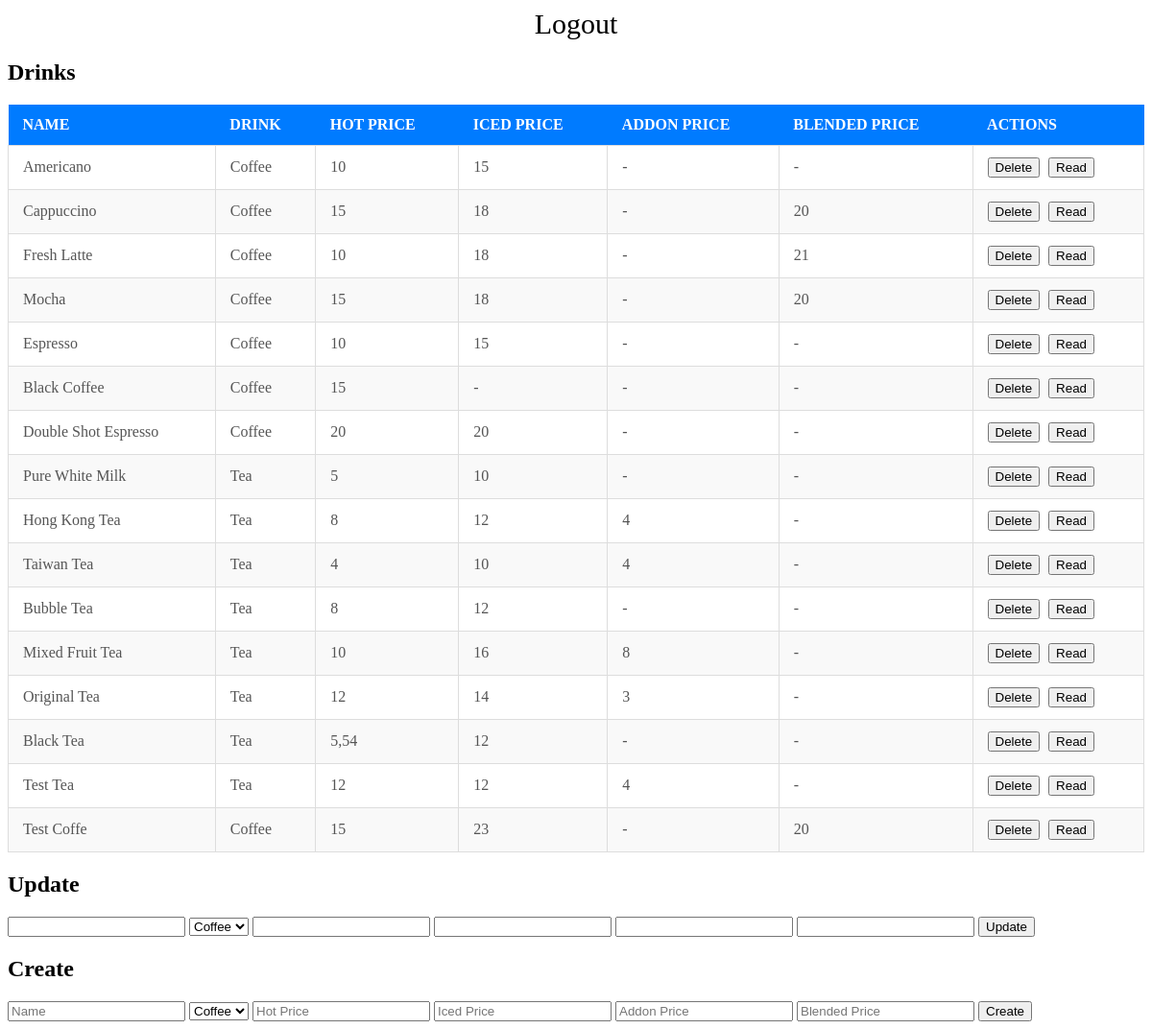
Page /CRUD.php on the earlier database version.
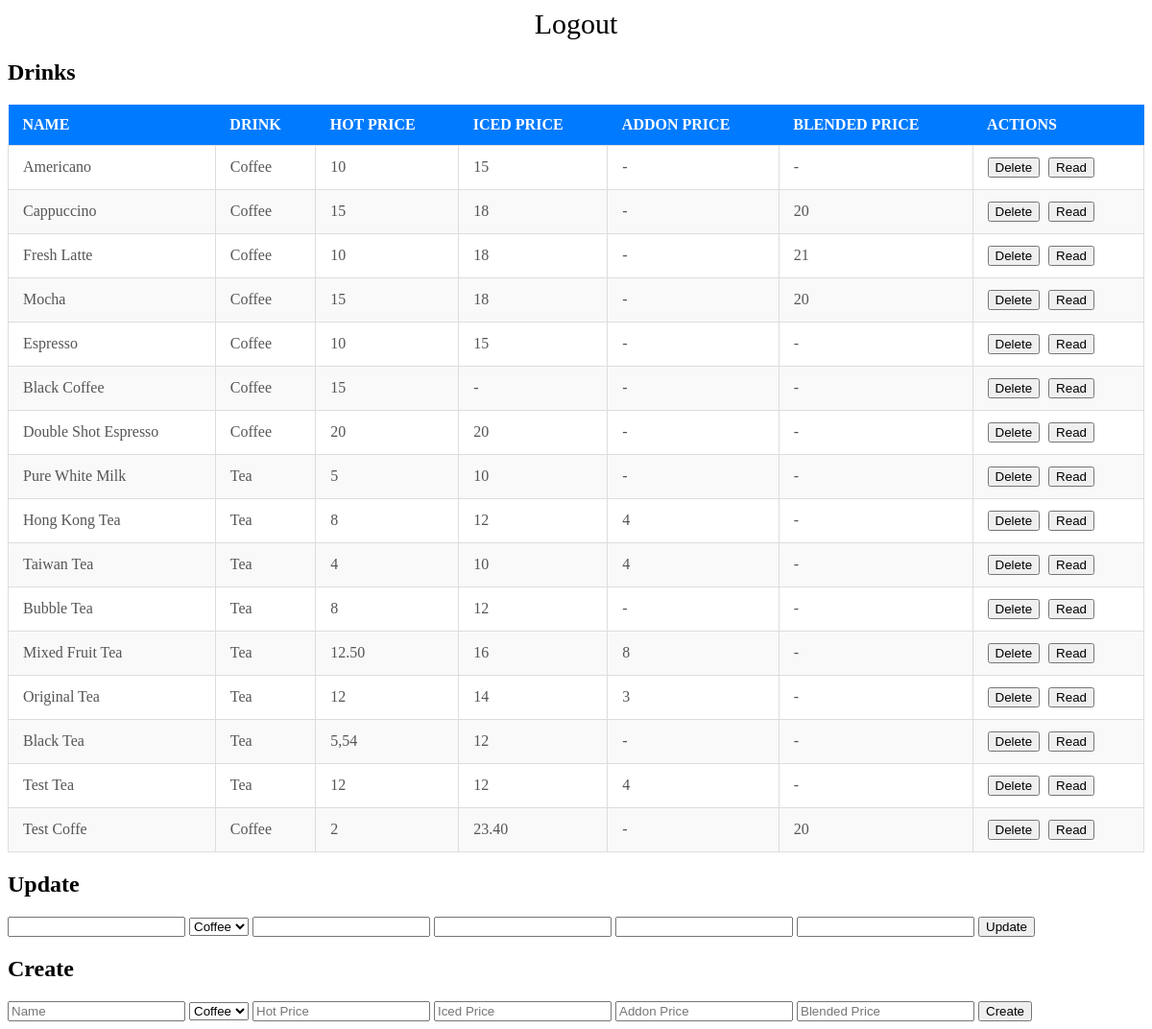
Same page on the later database version.
### tables this page shows
CREATE TABLE `menu_table` (
  `id` int(11) NOT NULL COMMENT 'Primárny kľúč (jedinečný identifikátor).',
  `name` varchar(30) NOT NULL COMMENT 'Názov nápoja (napríklad Americano, Cappuccino, Pure White Milk, atď.).',
  `drink_type` varchar(20) NOT NULL COMMENT 'Typ nápoja (buď "Coffee" alebo "Tea").',
  `hot_price` varchar(10) NOT NULL COMMENT 'Cena pre typ "Hot".',
  `iced_price` varchar(10) NOT NULL COMMENT 'Cena pre typ "Iced".',
  `addon_price` varchar(10) NOT NULL COMMENT 'Cena prídavného doplnku pre čajové nápoje (ak sa použije, inak "-").',
  `blended_price` varchar(10) NOT NULL COMMENT 'Cena pre typ "Blended" (pre kávu, ak je relevantné).'
);

### classes/Database.php (called while the page is built, shortened)
<?php
class Database
{
    private $connection;
    public function __construct($host = "localhost", $dbname = "cafe", $username = "root", $password = "", $port = 3306)
    {
        $this->host = $host;
        $this->dbname = $dbname;
        $this->username = $username;
        $this->password = $password;
        $this->port = $port;
        try {
            $this->connection = new \PDO(
                "mysql:host=$this->host;dbname=$this->dbname;port=$this->port;charset=utf8",
                $this->username,
                $this->password
            );
            $this->connection->setAttribute(\PDO::ATTR_ERRMODE, \PDO::ERRMODE_EXCEPTION);
        } catch (\PDOException $e) {
            error_log("Chyba pri pripojení k databáze: " . $e->getMessage());
            throw new \Exception("Chyba pri pripojení k databáze.");
        }
    }
    public function getAllDrinks()
    {
        try {
            $query = "SELECT * FROM `menu_table`";
            $statement = $this->connection->prepare($query);
            $statement->execute();
            return $statement->fetchAll(\PDO::FETCH_ASSOC);
        } catch (\PDOException $e) {
            error_log("Chyba pri získavaní údajov pre Coffee: " . $e->getMessage());
            return [];
        }
    }
}

### CRUD.php (the view, shortened to what this page needs)
<?php
include_once("classes/Database.php");
$db = new Database();
$menuItems = $db->getAllDrinks();
?>
<!DOCTYPE html>
<html lang="sk">
<head>
    <link href="fontawesome/css/all.min.css" rel="stylesheet" />
</head>
<body>
<nav class="tm-nav" style="display: flex; justify-content: center; align-items: center; gap: 40px;">
    <ul class="tm-nav-list" style="list-style: none; margin: 0; padding: 0; display: flex; gap: 20px;">
      <li class="tm-nav-item"><a href="logout.php" class="tm-nav-link" style="color: #000; text-decoration: none; font-size: 30px;">Logout</a></li>
    </ul>
</nav>
<h2>Drinks</h2>
<table>
    <thead>
        <tr>
            <th>Name</th>
            <th>Drink</th>
            <th>Hot Price</th>
            <th>Iced Price</th>
            <th>Addon Price</th>
            <th>Blended Price</th>
            <th>Actions</th>
        </tr>
    </thead>
    <tbody>
        <?php foreach ($menuItems as $item): ?>
            <tr onclick="populateForm(<?php echo htmlspecialchars(json_encode($item)); ?>)">
                <td><?php echo htmlspecialchars($item['name']); ?></td>
                <td><?php echo htmlspecialchars($item['drink_type']); ?></td>
                <td><?php echo htmlspecialchars($item['hot_price']); ?></td>
                <td><?php echo htmlspecialchars($item['iced_price']); ?></td>
                <td><?php echo htmlspecialchars($item['addon_price']); ?></td>
                <td><?php echo htmlspecialchars($item['blended_price']); ?></td>
                <td>
                    <form action="<?php echo htmlspecialchars($_SERVER['PHP_SELF']); ?>" method="POST" onsubmit="return confirm('Naozaj chcete vymazať tento nápoj?');" style="display: inline-block; margin-right: 5px;">
                        <button type="submit">Delete</button>
                    </form>
                    <form action="drink_details.php" method="GET" style="display: inline-block;">
                        <button type="submit">Read</button>
                    </form>
                </td>
            </tr>
        <?php endforeach; ?>
    </tbody>
</table>
<h2>Update</h2>
<form action="<?php echo htmlspecialchars($_SERVER['PHP_SELF']); ?>" method="POST">
    <input type="text" name="name" value="" required>
    <select name="drink_type">
        <option value="Coffee">Coffee</option>
    </select>
    <input type="text" name="hot_price" value="" required>
    <input type="text" name="iced_price" value="" required>
    <input type="text" name="addon_price" value="" required>
    <input type="text" name="blended_price" value="" required>
    <button type="submit">Update</button>
</form>
<h2>Create</h2>
<form action="<?php echo htmlspecialchars($_SERVER['PHP_SELF']); ?>" method="POST">
    <input type="text" name="name" placeholder="Name" required>
    <select name="drink_type">
        <option value="Coffee">Coffee</option>
    </select>
    <input type="text" name="hot_price" placeholder="Hot Price" required>
    <input type="text" name="iced_price" placeholder="Iced Price" required>
    <input type="text" name="addon_price" placeholder="Addon Price" required>
    <input type="text" name="blended_price" placeholder="Blended Price" required>
    <button type="submit">Create</button>
</form>
</body>
</html>

Differences in the rows shown:
changed menu_table "Mixed Fruit Tea": hot_price "10" → "12.50"
changed menu_table "Test Coffe": hot_price "15" → "2"; iced_price "23" → "23.40"
